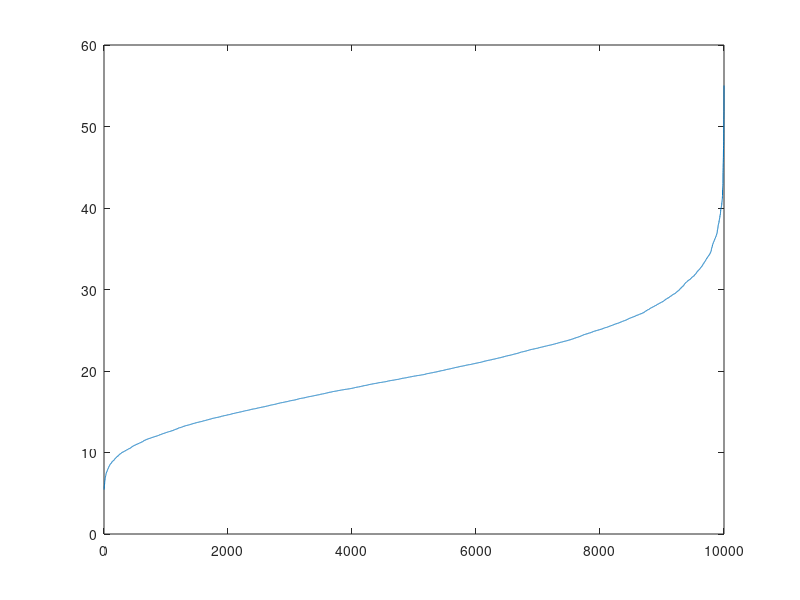
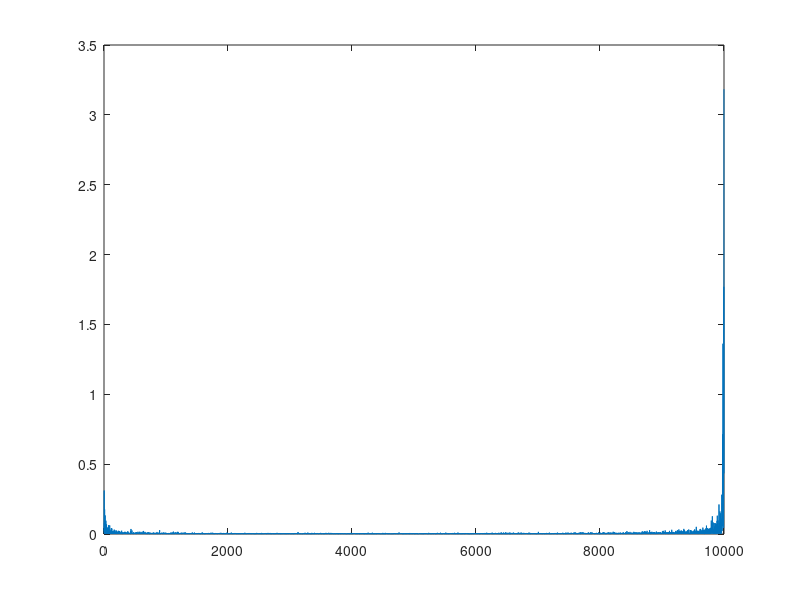
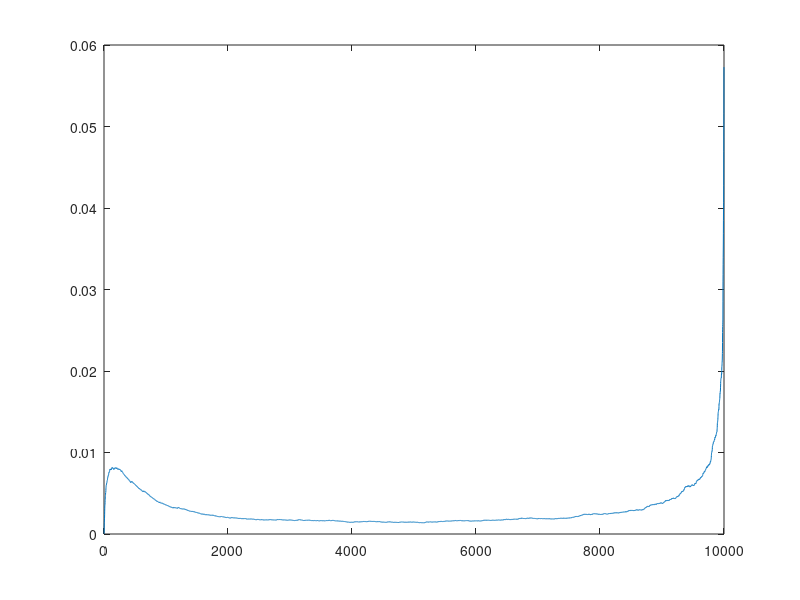
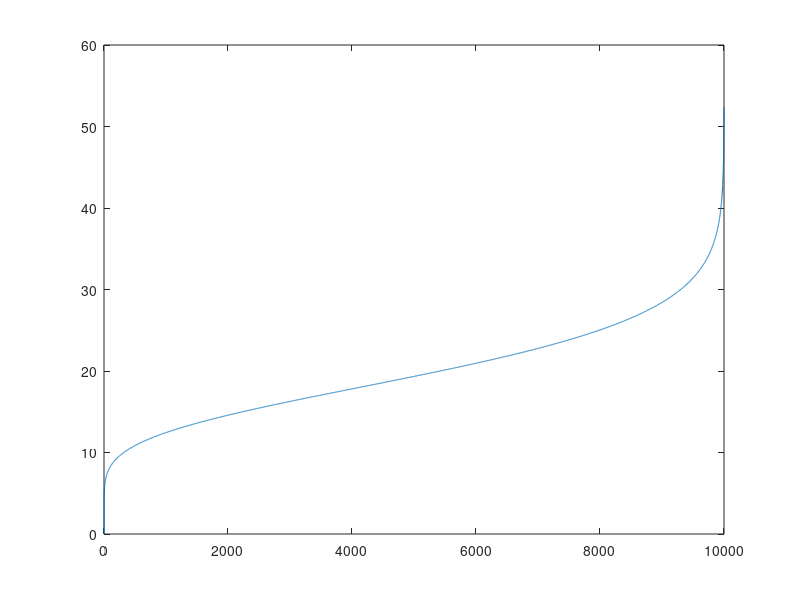

Reproduce these figures in MATLAB, in order.
n_wave = 10000;
num_time_pts = 20;
d = -5:0.1:5;
sigma = 1;
sigma2 = 2.5;

waveforms = randn(n_wave,num_time_pts);

% dist = sort( sqrt( sum(waveforms.^2,2) ));
dist = sort(  sum(waveforms.^2,2) );
diff_dist = diff(dist);
[b,a] = butter(1,.001,'low');
%Low-pass to improve estimating the minimum distance rate change
smooth_diff_dist = filter(b,a,diff_dist); 

figure; plot(dist)
figure; plot(diff_dist)
figure; plot(smooth_diff_dist)
smooth_diff_dist(1:100) = NaN;
[~,mode_wave] = min(smooth_diff_dist);


chi2_dist = chi2inv(linspace(0,1,n_wave),num_time_pts);

n_wave_at_mode = n_wave*chi2cdf(num_time_pts-2,num_time_pts);

figure; plot(chi2_dist)

figure; plot(diff(chi2_dist))

[~,model_mode] = min(diff(chi2_dist));


est_25th = round((0.25/chi2cdf(num_time_pts-2,num_time_pts))*mode_wave);

figure;
plot(dist(1:est_25th) )
hold on
plot(chi2_dist(1:est_25th) )

chi2fun = @(x,xdata) chi2inv(x(2).*xdata,num_time_pts)./x(1);  %chi2inv(P,v) p = probability, v = degrees of freedom, in our case the number of time points

 x_values = linspace(0.25./est_25th, 0.25, est_25th);
 y_values = dist(1:est_25th)';

[x,~] = lsqcurvefit(chi2fun, [chi2inv(.25, num_time_pts)./(dist(est_25th)), 1], x_values(1:round(length(x_values)/100):end), y_values(1:round(length(x_values)/100):end), [0 0], [1e10 1e10]);

